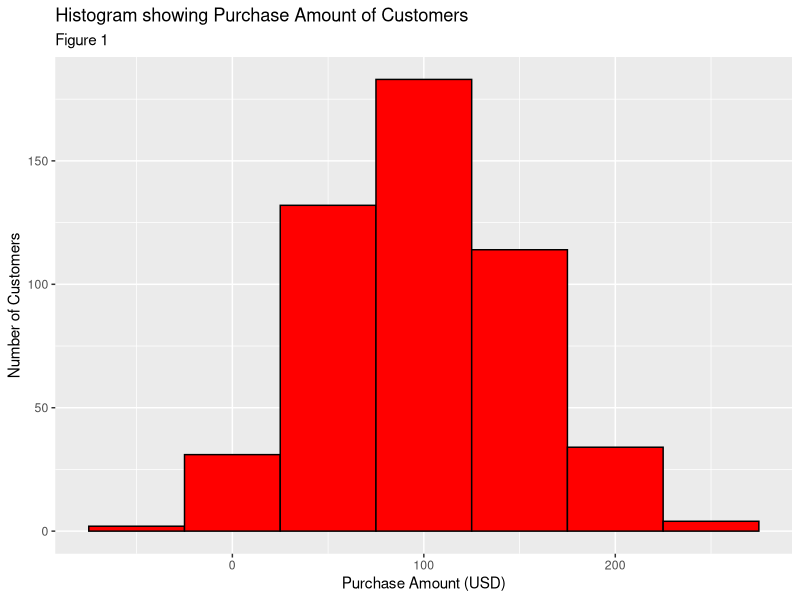
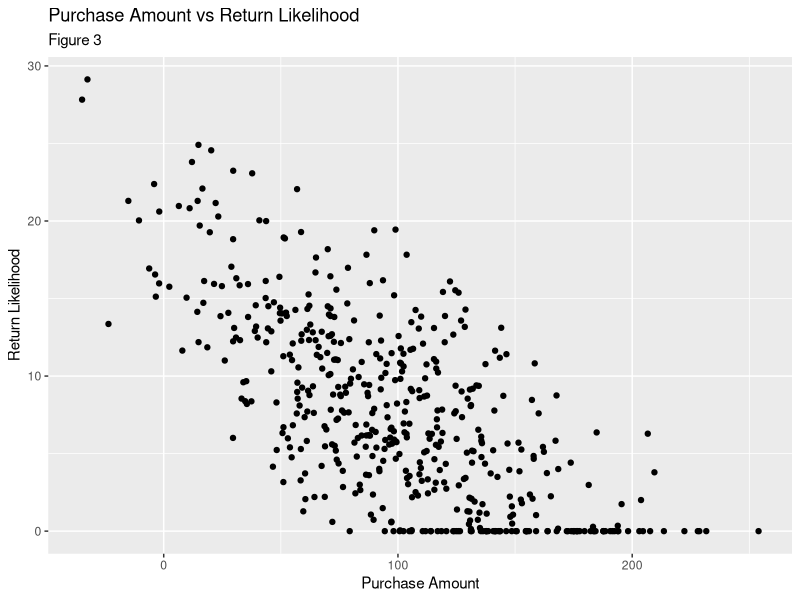
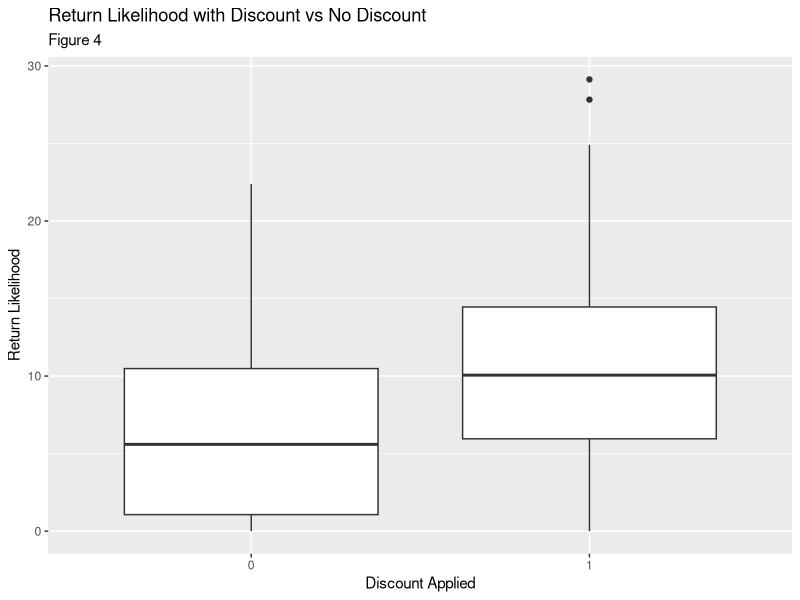
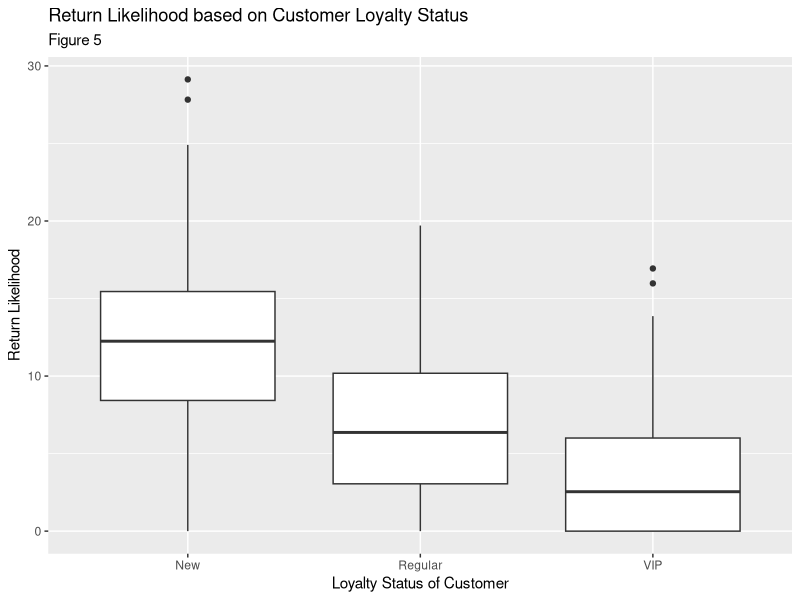
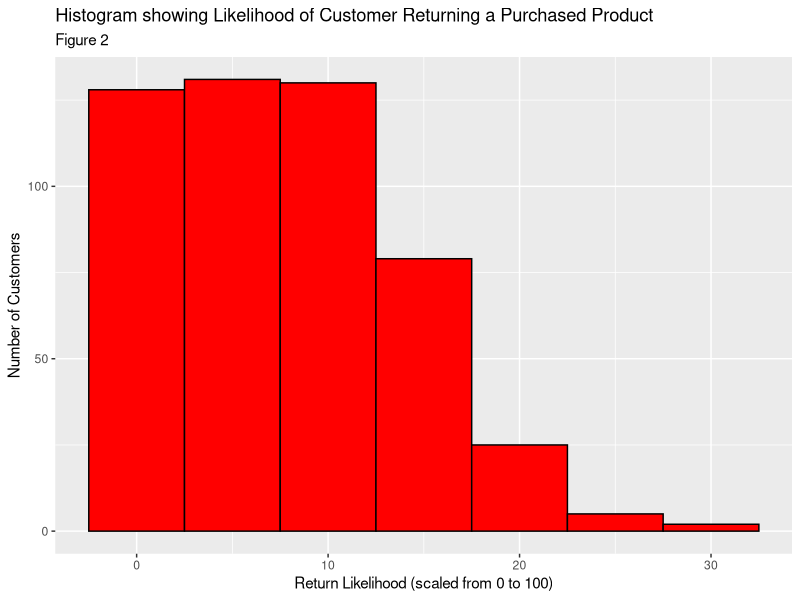
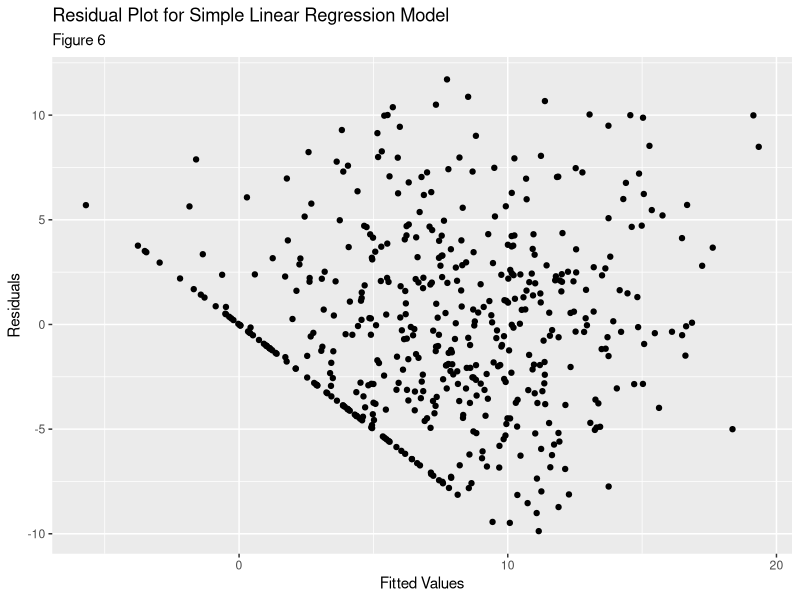
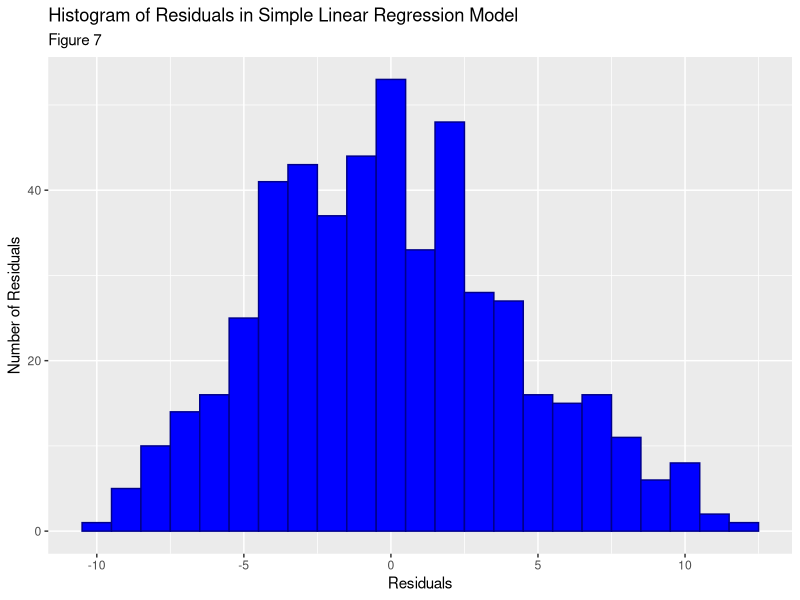
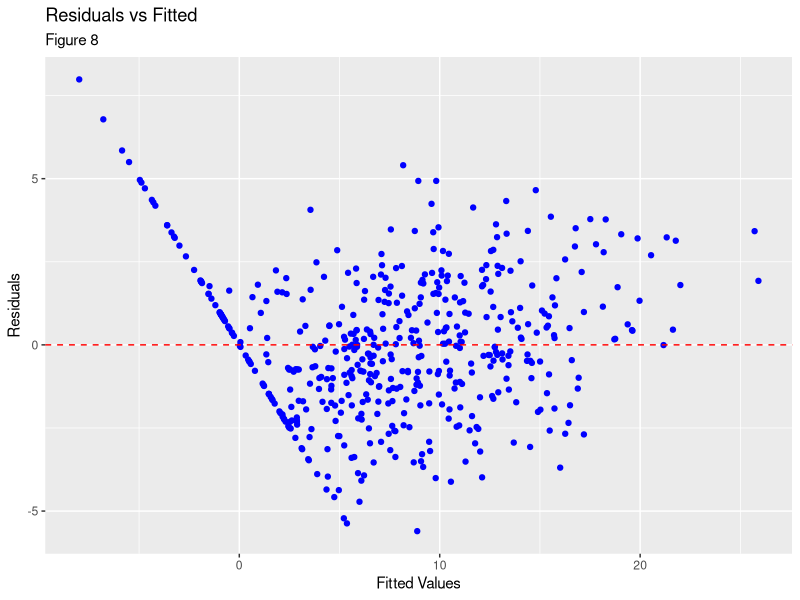

The R source for these figures, in order:
## ---- chunk 1
knitr::opts_chunk$set(echo = TRUE, comment = NA,
                      fig.width = 4, fig.height = 2.5, fig.align = "center")
## ---- chunk 2
# Loading Libraries
library(tidyverse)

# Data Import
Retail <- read_csv("Retail_Ecommerce_Dataset.csv")
## ---- chunk 3
# Number of observations in the data set
Observations <- nrow(Retail)

# Summary Statistics
Summary_Retail <- summary(Retail)

# Standard Deviations of Relevent Numerical Variables
SD_Customer_Age <- sd(Retail$Customer_Age)
SD_Purchase_Amount <- sd(Retail$Purchase_Amount)
SD_Return_Likelihood <- sd(Retail$Return_Likelihood)

# Figure 1
# Histogram showing Purchase Amount of Customers
ggplot(Retail, aes(x = Purchase_Amount)) +
  geom_histogram(binwidth = 50, fill = "red", color = "black") +
  labs(x = "Purchase Amount (USD)", y = "Number of Customers", 
       subtitle = "Figure 1") + 
  ggtitle("Histogram showing Purchase Amount of Customers")
## ---- chunk 4
# Figure 3
ggplot(Retail, aes(x = Purchase_Amount, y = Return_Likelihood)) + 
  geom_point() + 
  labs(x = "Purchase Amount", y = "Return Likelihood", 
       subtitle = "Figure 3") +
  ggtitle("Purchase Amount vs Return Likelihood")

# Figure 4
ggplot(Retail, aes(x = factor(Discount_Applied), y = Return_Likelihood)) + 
  geom_boxplot() +
  labs(x = "Discount Applied", y = "Return Likelihood", 
       subtitle = "Figure 4") +
  ggtitle("Return Likelihood with Discount vs No Discount")

# Figure 5
ggplot(Retail, aes(x = Loyalty_Status, y = Return_Likelihood)) + 
  geom_boxplot() +
  labs(x = "Loyalty Status of Customer", y = "Return Likelihood", 
       subtitle = "Figure 5") +
  ggtitle("Return Likelihood based on Customer Loyalty Status")

# Figure 2
ggplot(Retail, aes(x = Return_Likelihood)) +
  geom_histogram(binwidth = 5, fill = "red", color = "black") +
  labs(x = "Return Likelihood (scaled from 0 to 100)", 
       y = "Number of Customers",
       subtitle = "Figure 2") + 
  ggtitle("Histogram showing Likelihood of Customer Returning a Purchased Product")
## ---- chunk 5
# Fitted Simple Linear Regression Model for response variable of 
# Return Likelihood and predictor variable of Purchase Amount.
model <- lm(Return_Likelihood ~ Purchase_Amount, data = Retail)
model_summary = summary(model)

# R-squared value for my simple linear regression model.
R_Squared <- model_summary$r.squared

# Creates data frame for fitted values and residuals in the simple 
# linear regression model created above.
model_df <- data.frame(Fitted_Values = model$fitted.values, 
                       Residuals = model$residuals)
# Figure 6
ggplot(model_df, aes(x = Fitted_Values, y = Residuals)) +
  geom_point() +
  labs(x = "Fitted Values", y = "Residuals", 
       subtitle = "Figure 6") +
  ggtitle("Residual Plot for Simple Linear Regression Model")

# Residual values in simple linear regression model
residuals <- model_summary$residuals
residuals_df <- data.frame(residuals)

# Figure 7
ggplot(residuals_df, aes(x = residuals)) + 
  geom_histogram(binwidth = 1, fill = "blue", color = "darkblue") +
  labs(x = "Residuals", y = "Number of Residuals", 
       subtitle = "Figure 7") +
  ggtitle("Histogram of Residuals in Simple Linear Regression Model")
## ---- chunk 6
# Defines a function to perform bootstrapping for the slope of a
# linear regression model.
bootstrap_slope <- function(df, x, y, repetitions = 5000) {
  # Number of rows in the dataset
  n = nrow(df)
  # Helper function to calculate slope of a linear regression model
  slope <- function(x, y) {
    model <- lm(y ~ x)
    return(coef(model)[2])
  }
  
  slopes <- sapply(1:repetitions, function(i) {
    indices = sample(1:n, size = n, replace = T)
    sample_df = df[indices,]
    slope(x = sample_df[[x]], y = sample_df[[y]]) 
    })
# Find 2.5th and 97.5th percentiles for the 95% CI
ci <- quantile(slopes, probs = c(0.025, 0.975))
# Compute the slope on the original data
observed_slope <- slope(df[[x]], df[[y]])

list(observed_slope = observed_slope, ci = ci, all_slopes = slopes)
}

boots_slope <- bootstrap_slope(Retail, "Purchase_Amount", "Return_Likelihood")

# Grabs the 95% confidence interval calculated from the above 
# boostrap_slope function
Bootstrap_CI <- boots_slope$ci

# Prediction at Purchase_Amount = 200
prediction <- predict(model, data.frame(Purchase_Amount = 200))

# Defines a function to perform bootstrapping for predictions
bootstrap_predictions <- function(data, x_col, y_col, new_x, repetitions = 5000, seed = 123) {
  # Sets seed for reproducibility
  set.seed(seed)
  
  # Generates bootstrap predictions
  predictions <- replicate(repetitions, {
    # Resample the data with replacement
    resample <- data %>% sample_n(nrow(data), replace = TRUE)
    
    # Fit the linear regression model on the bootstrap sample
    boot_model <- lm(as.formula(paste(y_col, "~", x_col)), data = resample)
    
    # Creates a new data frame for the prediction
    new_data <- data.frame(new_x)
    names(new_data) <- x_col
    
    # Predict the Return Likelihood on the new data point
    predict(boot_model, new_data)
  })
  
  return(predictions)
}

# Run the bootstrap function for a new Purchase_Amount = 200
boots_predictions <- bootstrap_predictions(Retail, "Purchase_Amount", "Return_Likelihood", 200)

# Calculate and report the 95% Prediction Interval for 
# Purchase_Amount = 200
Prediction_Interval <- quantile(boots_predictions, probs = c(0.025, 0.975))

# Fitted multiple linear regression model for response variable of
# Return_Likelihood and predictor variables of Purchase_Amount, 
# Discount_Applied, and Loyalty_Status.
multiple_model <- lm(Return_Likelihood ~ Purchase_Amount + Discount_Applied + Loyalty_Status, data = Retail)
# Gives intercept and coefficient values for each predictor variable
multiple_model_summary <- summary(multiple_model)

# Finds adjusted R-Squared for Return_Likelihood and 
# Purchase_Amount
Simple_Regression_R_Squared <- model_summary$adj.r.squared

# Finds adjusted R-Squared for Return_Likelihood and 
# Purchase_Amount, Discount_Applied, and Loyalty_Status
Multiple_Regression_R_Squared <- multiple_model_summary$adj.r.squared

# Prediction at Purchase_Amount = 200, Discount_Applied = 0, 
# and Loyalty_Status = Regular
multiple_prediction <- predict(multiple_model, data.frame(Purchase_Amount = 200, Discount_Applied = 0, Loyalty_Status = "Regular"))
## ---- chunk 7
# Figure 8
# Linearity Check (Residuals vs. Fitted Plot)
ggplot(data = data.frame(Fitted = multiple_model$fitted.values, Residuals = multiple_model$residuals), 
       aes(x = Fitted, y = Residuals)) +
  geom_point(color = "blue") +
  geom_hline(yintercept = 0, linetype = "dashed", color = "red") +
  labs(x = "Fitted Values", y = "Residuals", subtitle = "Figure 8") +
  ggtitle("Residuals vs Fitted")

# Figure 9
# Normality Check (Histogram of Residuals)
ggplot(data.frame(Residuals = multiple_model$residuals), aes(x = Residuals)) +
  geom_histogram(bins = 30, color = "black", fill = "purple") +
  labs(x = "Residuals", y = "Frequency", subtitle = "Figure 9") +
  ggtitle("Histogram of Residuals")

# Figure 10
# QQ Plot for Normality Check
ggplot(data = data.frame(Residuals = multiple_model$residuals), aes(sample = Residuals)) +
  stat_qq(color = "blue") +  # Create the Q-Q plot
  stat_qq_line(color = "red") +  # Add the reference line
  labs(x = "Theoretical Quantiles", y = "Sample Quantiles", 
       subtitle = "Figure 10") +
  ggtitle("Q-Q Plot of Residuals")
## ---- chunk 8
# Loading Libraries
library(tidyverse)

# Data Import
Retail <- read_csv("Retail_Ecommerce_Dataset.csv")

# Number of observations in the data set
Observations <- nrow(Retail)

# Summary Statistics
Summmary_Retail <- summary(Retail)

# Standard Deviations of Relevent Numerical Variables
SD_Customer_Age <- sd(Retail$Customer_Age)
SD_Purchase_Amount <- sd(Retail$Purchase_Amount)
SD_Return_Likelihood <- sd(Retail$Return_Likelihood)

# Figure 1
# Histogram showing Purchase Amount of Customers
ggplot(Retail, aes(x = Purchase_Amount)) +
  geom_histogram(binwidth = 50, fill = "red", color = "black") +
  labs(x = "Purchase Amount (USD)", y = "Number of Customers", 
       subtitle = "Figure 1") + 
  ggtitle("Histogram showing Purchase Amount of Customers")

# Figure 2
# Histogram showing Likelihood of a purchased product being returned
ggplot(Retail, aes(x = Return_Likelihood)) +
  geom_histogram(binwidth = 5, fill = "red", color = "black") +
  labs(x = "Return Likelihood (scaled from 0 to 100)", 
       y = "Number of Customers",
       subtitle = "Figure 2") + 
  ggtitle("Histogram showing Likelihood of Customer Returning a Purchased Product")

# Figure 3
# Scatter plot showing relationship between purchase
# amount and likelihood of product being returned.
ggplot(Retail, aes(x = Purchase_Amount, y = Return_Likelihood)) + 
  geom_point() + 
  labs(x = "Purchase Amount", y = "Return Likelihood", 
       subtitle = "Figure 3") +
  ggtitle("Purchase Amount vs Return Likelihood")
  
# Figure 4
# Box plot showing the the distribution of the
# relationship between products with a discount applied
# and the likelihood of said product being returned.
ggplot(Retail, aes(x = factor(Discount_Applied), y = Return_Likelihood)) + 
  geom_boxplot() +
  labs(x = "Discount Applied", y = "Return Likelihood", 
       subtitle = "Figure 4") +
  ggtitle("Return Likelihood with Discount vs No Discount")

# Figure 5
# Box plot showing the distribution of the relationship
# between a customer's loyalty status and the likelihood
# of the purchased product being returned.
ggplot(Retail, aes(x = Loyalty_Status, y = Return_Likelihood)) + 
  geom_boxplot() +
  labs(x = "Loyalty Status of Customer", y = "Return Likelihood", 
       subtitle = "Figure 5") +
  ggtitle("Return Likelihood based on Customer Loyalty Status")

# Fitted Simple Linear Regression Model for response variable of 
# Return Likelihood and predictor variable of Purchase Amount.
model <- lm(Return_Likelihood ~ Purchase_Amount, data = Retail)
model_summary = summary(model)

# R-squared value for my simple linear regression model.
R_Squared <- model_summary$r.squared

# Creates data frame for fitted values and residuals in the simple 
# linear regression model created above.
model_df <- data.frame(Fitted_Values = model$fitted.values, 
                       Residuals = model$residuals)

# Figure 6
# Residual Plot for my simple linear regression model
ggplot(model_df, aes(x = Fitted_Values, y = Residuals)) +
  geom_point() +
  labs(x = "Fitted Values", y = "Residuals", 
       subtitle = "Figure 6") +
  ggtitle("Residual Plot for Simple Linear Regression Model")

# Residual values in simple linear regression model
residuals <- model_summary$residuals
residuals_df <- data.frame(residuals)

# Figure 7
# Histogram of residuals in simple linear regression
ggplot(residuals_df, aes(x = residuals)) + 
  geom_histogram(binwidth = 1, fill = "blue", color = "darkblue") +
  labs(x = "Residuals", y = "Number of Residuals", 
       subtitle = "Figure 7") +
  ggtitle("Histogram of Residuals in Simple Linear Regression Model")

# Defines a function to perform bootstrapping for the slope of a
# linear regression model.
bootstrap_slope <- function(df, x, y, repetitions = 5000) {
  # Number of rows in the dataset
  n = nrow(df)
  # Helper function to calculate slope of a linear regression model
  slope <- function(x, y) {
    model <- lm(y ~ x)
    return(coef(model)[2])
  }
  
  slopes <- sapply(1:repetitions, function(i) {
    indices = sample(1:n, size = n, replace = T)
    sample_df = df[indices,]
    slope(x = sample_df[[x]], y = sample_df[[y]]) 
    })
# Find 2.5th and 97.5th percentiles for the 95% CI
ci <- quantile(slopes, probs = c(0.025, 0.975))
# Compute the slope on the original data
observed_slope <- slope(df[[x]], df[[y]])

list(observed_slope = observed_slope, ci = ci, all_slopes = slopes)
}

boots_slope <- bootstrap_slope(Retail, "Purchase_Amount", "Return_Likelihood")

# Grabs the 95% confidence interval calculated from the above 
# boostrap_slope function
Bootstrap_CI <- boots_slope$ci

# Prediction at Purchase_Amount = 200
prediction <- predict(model, data.frame(Purchase_Amount = 200))

# Defines a function to perform bootstrapping for predictions
bootstrap_predictions <- function(data, x_col, y_col, new_x, repetitions = 5000, seed = 123) {
  # Sets seed for reproducibility
  set.seed(seed)
  
  # Generates bootstrap predictions
  predictions <- replicate(repetitions, {
    # Resample the data with replacement
    resample <- data %>% sample_n(nrow(data), replace = TRUE)
    
    # Fit the linear regression model on the bootstrap sample
    boot_model <- lm(as.formula(paste(y_col, "~", x_col)), data = resample)
    
    # Creates a new data frame for the prediction
    new_data <- data.frame(new_x)
    names(new_data) <- x_col
    
    # Predict the Return Likelihood on the new data point
    predict(boot_model, new_data)
  })
  
  return(predictions)
}

# Run the bootstrap function for a new Purchase_Amount = 200
boots_predictions <- bootstrap_predictions(Retail, "Purchase_Amount", "Return_Likelihood", 200)

# Calculate and report the 95% Prediction Interval for 
# Purchase_Amount = 200
Prediction_Interval <- quantile(boots_predictions, probs = c(0.025, 0.975))

# Fitted multiple linear regression model for response variable of
# Return_Likelihood and predictor variables of Purchase_Amount, 
# Discount_Applied, and Loyalty_Status.
multiple_model <- lm(Return_Likelihood ~ Purchase_Amount + Discount_Applied + Loyalty_Status, data = Retail)
# Gives intercept and coefficient values for each predictor variable
multiple_model_summary <- summary(multiple_model)

# Finds adjusted R-Squared for Return_Likelihood and 
# Purchase_Amount
Simple_Regression_R_Squared <- model_summary$adj.r.squared

# Finds adjusted R-Squared for Return_Likelihood and 
# Purchase_Amount, Discount_Applied, and Loyalty_Status
Multiple_Regression_R_Squared <- multiple_model_summary$adj.r.squared

# Prediction at Purchase_Amount = 200, Discount_Applied = 0, 
# and Loyalty_Status = Regular
multiple_prediction <- predict(multiple_model, data.frame(Purchase_Amount = 200, Discount_Applied = 0, Loyalty_Status = "Regular"))

# Figure 8
# Linearity Check (Residuals vs. Fitted Plot)
ggplot(data = data.frame(Fitted = multiple_model$fitted.values, Residuals = multiple_model$residuals), 
       aes(x = Fitted, y = Residuals)) +
  geom_point(color = "blue") +
  geom_hline(yintercept = 0, linetype = "dashed", color = "red") +
  labs(x = "Fitted Values", y = "Residuals", subtitle = "Figure 8") +
  ggtitle("Residuals vs Fitted")

# Figure 9
# Normality Check (Histogram of Residuals)
ggplot(data.frame(Residuals = multiple_model$residuals), aes(x = Residuals)) +
  geom_histogram(bins = 30, color = "black", fill = "purple") +
  labs(x = "Residuals", y = "Frequency", subtitle = "Figure 9") +
  ggtitle("Histogram of Residuals")

# Figure 10
# QQ Plot for Normality Check
ggplot(data = data.frame(Residuals = multiple_model$residuals), aes(sample = Residuals)) +
  stat_qq(color = "blue") +  # Create the Q-Q plot
  stat_qq_line(color = "red") +  # Add the reference line
  labs(x = "Theoretical Quantiles", y = "Sample Quantiles", 
       subtitle = "Figure 10") +
  ggtitle("Q-Q Plot of Residuals")
